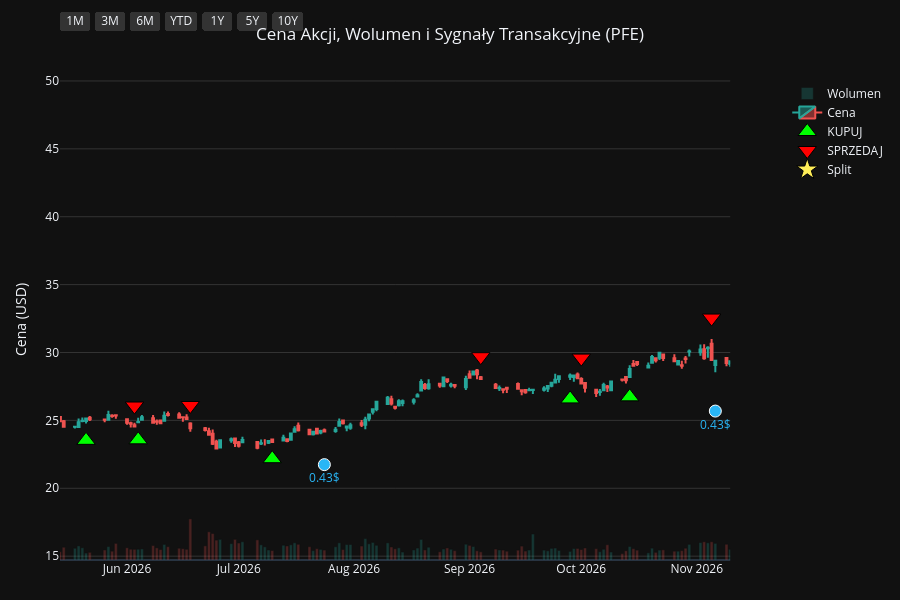
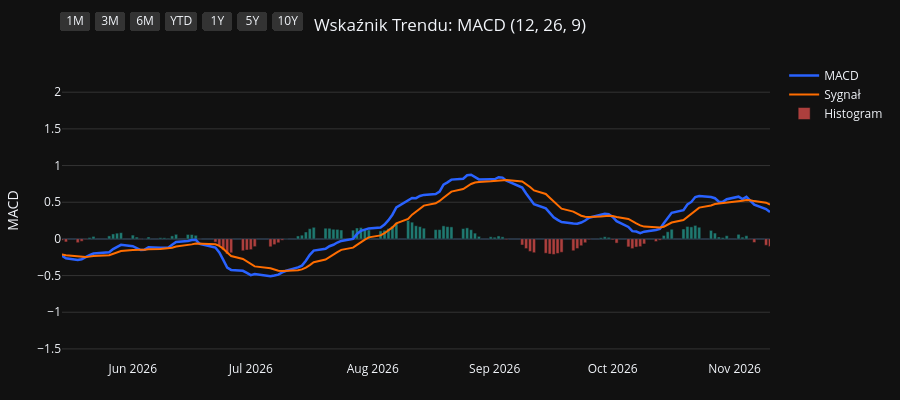
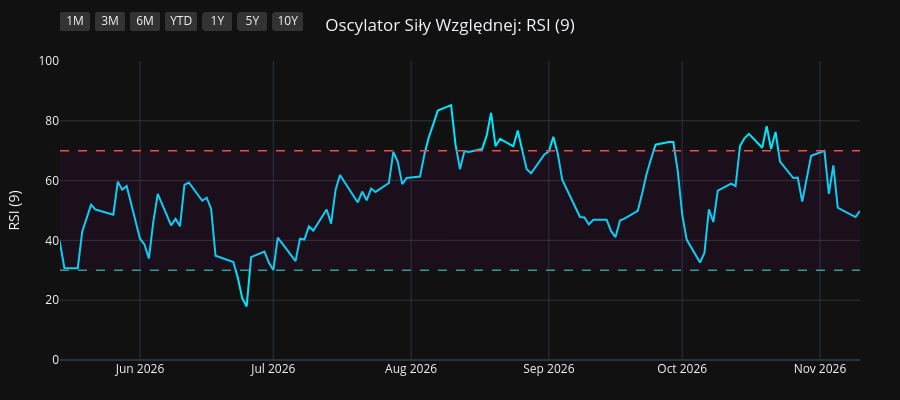
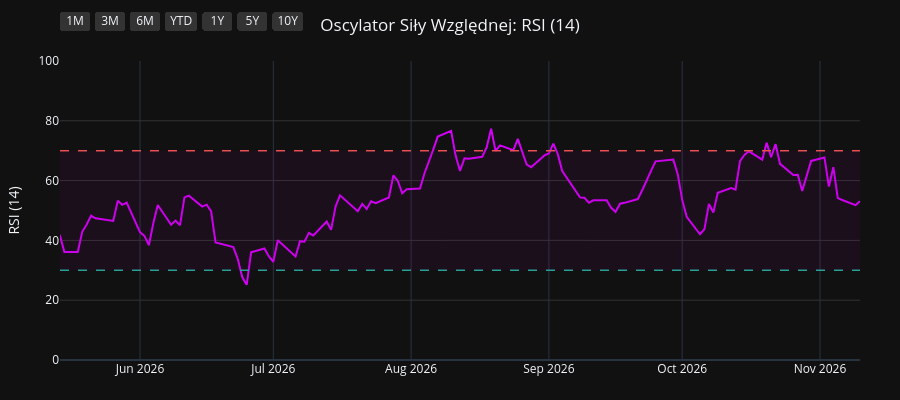

Here is the notebook cell these charts were saved with, in order:
### Code cell
import os
import yfinance as yf
import pandas as pd
import pandas_ta as ta
import plotly.graph_objects as go
from plotly.subplots import make_subplots

# 1. Pobranie i przygotowanie danych
symbol = os.environ.get("STOCK_TICKER", "").strip().upper()
if not symbol:
    raise RuntimeError("Set STOCK_TICKER before running price_extractor.ipynb")
df = yf.Ticker(symbol).history(period="10y")
df.index = df.index.tz_localize(None)

# Wskaźniki i sygnały
df.ta.macd(fast=12, slow=26, signal=9, append=True)
df.ta.rsi(length=9, append=True)
df.ta.rsi(length=14, append=True)
df.ta.rsi(length=21, append=True)
df.dropna(inplace=True)

macd = df['MACD_12_26_9']
signal = df['MACDs_12_26_9']
wczorajszy_macd = macd.shift(1)
wczorajszy_signal = signal.shift(1)

df['Decyzja'] = 'BRAK'
df.loc[(macd > signal) & (wczorajszy_macd <= wczorajszy_signal), 'Decyzja'] = 'KUPUJ'
df.loc[(macd < signal) & (wczorajszy_macd >= wczorajszy_signal), 'Decyzja'] = 'SPRZEDAJ'

df_kupuj = df[df['Decyzja'] == 'KUPUJ']
df_sprzedaj = df[df['Decyzja'] == 'SPRZEDAJ']
df_dywidendy = df[df['Dividends'] > 0]
df_splity = df[df['Stock Splits'] > 0]

# Wspólna konfiguracja osi X
konfiguracja_osi_x = dict(
    type="date",
    showspikes=True, spikemode="across", spikesnap="cursor", spikedash="dot", spikecolor="#ffffff", spikethickness=1, hoverformat="%Y-%m-%d",
    rangeselector=dict(
        buttons=list([
            dict(count=1, label="1M", step="month", stepmode="backward"),
            dict(count=3, label="3M", step="month", stepmode="backward"),
            dict(count=6, label="6M", step="month", stepmode="backward"),
            dict(count=1, label="YTD", step="year", stepmode="todate"),
            dict(count=1, label="1Y", step="year", stepmode="backward"),
            dict(count=5, label="5Y", step="year", stepmode="backward"),
            dict(step="all", label="10Y")
        ]),
        bgcolor="#333333", activecolor="#2962ff", x=0, y=1.1
    )
)

# ==========================================
# WYKRES 1: CENA + WOLUMEN + SYGNAŁY
# ==========================================
fig1 = make_subplots(specs=[[{"secondary_y": True}]])

kolory_wolumenu = ['#26a69a' if row['Close'] >= row['Open'] else '#ef5350' for index, row in df.iterrows()]
fig1.add_trace(go.Bar(x=df.index, y=df['Volume'], marker_color=kolory_wolumenu, opacity=0.25, name='Wolumen'), secondary_y=True)
fig1.add_trace(go.Candlestick(x=df.index, open=df['Open'], high=df['High'], low=df['Low'], close=df['Close'], name='Cena', increasing_line_color='#26a69a', decreasing_line_color='#ef5350'), secondary_y=False)
fig1.add_trace(go.Scatter(x=df_kupuj.index, y=df_kupuj['Low'] * 0.95, customdata=df_kupuj[['Low', 'High']], mode='markers', marker=dict(symbol='triangle-up', size=16, color='#00ff00', line=dict(width=1, color='black')), name='KUPUJ', hovertemplate='KUPUJ<br>Najniższa: %{customdata[0]:.2f}<br>Najwyższa: %{customdata[1]:.2f}<extra></extra>'), secondary_y=False)
fig1.add_trace(go.Scatter(x=df_sprzedaj.index, y=df_sprzedaj['High'] * 1.05, customdata=df_sprzedaj[['Low', 'High']], mode='markers', marker=dict(symbol='triangle-down', size=16, color='#ff0000', line=dict(width=1, color='black')), name='SPRZEDAJ', hovertemplate='SPRZEDAJ<br>Najniższa: %{customdata[0]:.2f}<br>Najwyższa: %{customdata[1]:.2f}<extra></extra>'), secondary_y=False)

if not df_dywidendy.empty:
    fig1.add_trace(go.Scatter(x=df_dywidendy.index, y=df_dywidendy['Low'] * 0.90, mode='markers+text', marker=dict(symbol='circle', size=12, color='#29b6f6', line=dict(width=1, color='white')), text=df_dywidendy['Dividends'].apply(lambda x: f"{x}$"), textposition="bottom center", name='Dywidenda', showlegend=False, hovertemplate='Dywidenda: %{text}<extra></extra>', textfont=dict(color="#29b6f6")), secondary_y=False)
if not df_splity.empty:
                    fig1.add_trace(go.Scatter(x=df_splity.index, y=df_splity['High'], mode='markers+text', marker=dict(symbol='star', size=16, color='#ffee58', line=dict(width=1, color='black')), text=df_splity['Stock Splits'].apply(lambda x: f"{x:g}:1" if x >= 1 else f"1:{1 / x:g}"), textposition="top center", name='Split', hovertemplate='%{text}<extra></extra>', textfont=dict(color="#ffee58")), secondary_y=False)

fig1.update_layout(title=dict(text=f"Cena Akcji, Wolumen i Sygnały Transakcyjne ({symbol})", x=0.5, xanchor='center'), dragmode='pan', xaxis_rangeslider_visible=False, template='plotly_dark', height=600, hovermode='x unified', margin=dict(l=60, r=40, t=60, b=40))
fig1.update_xaxes(**konfiguracja_osi_x)
fig1.update_xaxes(range=[df.index.max() - pd.Timedelta(days=180), df.index.max()])
fig1.update_yaxes(title_text="Cena (USD)", secondary_y=False, gridcolor='#333333')
fig1.update_yaxes(range=[0, df['Volume'].max() * 4], showgrid=False, showticklabels=False, secondary_y=True)
fig1.show(config={'scrollZoom': True})

# ==========================================
# WYKRES 2: WSKAŹNIK MACD
# ==========================================
fig2 = go.Figure()
fig2.add_trace(go.Scatter(x=df.index, y=df['MACD_12_26_9'], line=dict(color='#2962ff', width=2.5), name='MACD'))
fig2.add_trace(go.Scatter(x=df.index, y=df['MACDs_12_26_9'], line=dict(color='#ff6d00', width=2), name='Sygnał'))
kolory_macd = ['#26a69a' if val >= 0 else '#ef5350' for val in df['MACDh_12_26_9']]
fig2.add_trace(go.Bar(x=df.index, y=df['MACDh_12_26_9'], marker_color=kolory_macd, name='Histogram', opacity=0.7))
fig2.update_layout(title=dict(text="Wskaźnik Trendu: MACD (12, 26, 9)", x=0.5, xanchor='center'), dragmode='pan', xaxis_rangeslider_visible=False, template='plotly_dark', height=400, hovermode='x unified', margin=dict(l=60, r=40, t=60, b=40))
fig2.update_xaxes(**konfiguracja_osi_x)
fig2.update_xaxes(range=[df.index.max() - pd.Timedelta(days=180), df.index.max()])
fig2.update_yaxes(title_text="MACD", gridcolor='#333333')
fig2.show(config={'scrollZoom': True})

# ==========================================
# WYKRES 3: OSCYLATOR RSI (9)
# ==========================================
fig3 = go.Figure()
fig3.add_trace(go.Scatter(x=df.index, y=df['RSI_9'], line=dict(color='#00e5ff', width=2), name='RSI (9)'))
fig3.add_hline(y=70, line_dash="dash", line_color="#ef5350", line_width=1.5)
fig3.add_hline(y=30, line_dash="dash", line_color="#26a69a", line_width=1.5)
fig3.add_hrect(y0=30, y1=70, line_width=0, fillcolor="purple", opacity=0.1)
fig3.update_layout(title=dict(text="Oscylator Siły Względnej: RSI (9)", x=0.5, xanchor='center'), dragmode='pan', xaxis_rangeslider_visible=False, template='plotly_dark', height=400, hovermode='x unified', margin=dict(l=60, r=40, t=60, b=40))
fig3.update_xaxes(**konfiguracja_osi_x)
fig3.update_xaxes(range=[df.index.max() - pd.Timedelta(days=180), df.index.max()])
fig3.update_yaxes(title_text="RSI (9)", range=[0, 100], gridcolor='#333333')
fig3.show(config={'scrollZoom': True})

# ==========================================
# WYKRES 4: OSCYLATOR RSI (14)
# ==========================================
fig4 = go.Figure()
fig4.add_trace(go.Scatter(x=df.index, y=df['RSI_14'], line=dict(color='#d500f9', width=2), name='RSI (14)'))
fig4.add_hline(y=70, line_dash="dash", line_color="#ef5350", line_width=1.5)
fig4.add_hline(y=30, line_dash="dash", line_color="#26a69a", line_width=1.5)
fig4.add_hrect(y0=30, y1=70, line_width=0, fillcolor="purple", opacity=0.1)
fig4.update_layout(title=dict(text="Oscylator Siły Względnej: RSI (14)", x=0.5, xanchor='center'), dragmode='pan', xaxis_rangeslider_visible=False, template='plotly_dark', height=400, hovermode='x unified', margin=dict(l=60, r=40, t=60, b=40))
fig4.update_xaxes(**konfiguracja_osi_x)
fig4.update_xaxes(range=[df.index.max() - pd.Timedelta(days=180), df.index.max()])
fig4.update_yaxes(title_text="RSI (14)", range=[0, 100], gridcolor='#333333')
fig4.show(config={'scrollZoom': True})

# ==========================================
# WYKRES 5: OSCYLATOR RSI (21)
# ==========================================
fig5 = go.Figure()
fig5.add_trace(go.Scatter(x=df.index, y=df['RSI_21'], line=dict(color='#64dd17', width=2), name='RSI (21)'))
fig5.add_hline(y=70, line_dash="dash", line_color="#ef5350", line_width=1.5)
fig5.add_hline(y=30, line_dash="dash", line_color="#26a69a", line_width=1.5)
fig5.add_hrect(y0=30, y1=70, line_width=0, fillcolor="purple", opacity=0.1)
fig5.update_layout(title=dict(text="Oscylator Siły Względnej: RSI (21)", x=0.5, xanchor='center'), dragmode='pan', xaxis_rangeslider_visible=False, template='plotly_dark', height=400, hovermode='x unified', margin=dict(l=60, r=40, t=60, b=40))
fig5.update_xaxes(**konfiguracja_osi_x)
fig5.update_xaxes(range=[df.index.max() - pd.Timedelta(days=180), df.index.max()])
fig5.update_yaxes(title_text="RSI (21)", range=[0, 100], gridcolor='#333333')
fig5.show(config={'scrollZoom': True})

### Figure 1 — Plotly figure (JSON) as saved in the notebook; plotly's stock layout.template omitted (floating-point values rounded to 4 significant figures; data arrays with more than 128 entries replaced by an {"elided": "..."} marker saying what was removed)
{"data": [{"marker": {"color": {"elided": "2479 str values"}}, "name": "Wolumen", "opacity": 0.25, "type": "bar", "x": {"elided": "2479 str values"}, "xaxis": "x", "y": {"elided": "2479 int values"}, "yaxis": "y2"}, {"close": {"elided": "2479 float values"}, "decreasing": {"line": {"color": "#ef5350"}}, "high": {"elided": "2479 float values"}, "increasing": {"line": {"color": "#26a69a"}}, "low": {"elided": "2479 float values"}, "name": "Cena", "open": {"elided": "2479 float values"}, "type": "candlestick", "x": {"elided": "2479 str values"}, "xaxis": "x", "yaxis": "y"}, {"customdata": {"elided": "92x2 float values"}, "hovertemplate": "KUPUJ<br>Najniższa: %{customdata[0]:.2f}<br>Najwyższa: %{customdata[1]:.2f}<extra></extra>", "marker": {"color": "#00ff00", "line": {"color": "black", "width": 1}, "size": 16, "symbol": "triangle-up"}, "mode": "markers", "name": "KUPUJ", "type": "scatter", "x": ["2017-01-04T00:00:00", "2017-02-03T00:00:00", "2017-05-31T00:00:00", "2017-06-09T00:00:00", "2017-08-03T00:00:00", "2017-08-25T00:00:00", "2017-11-16T00:00:00", "2017-12-11T00:00:00", "2018-01-05T00:00:00", "2018-01-17T00:00:00", "2018-02-20T00:00:00", "2018-04-05T00:00:00", "2018-04-10T00:00:00", "2018-05-14T00:00:00", "2018-07-05T00:00:00", "2018-07-24T00:00:00", "2018-09-18T00:00:00", "2018-10-03T00:00:00", "2018-11-08T00:00:00", "2018-11-19T00:00:00", "2018-11-27T00:00:00", "2019-01-02T00:00:00", "2019-01-04T00:00:00", "2019-01-31T00:00:00", "2019-03-21T00:00:00", "2019-05-02T00:00:00", "2019-07-02T00:00:00", "2019-08-22T00:00:00", "2019-09-27T00:00:00", "2019-10-10T00:00:00", "2019-11-22T00:00:00", "2019-12-16T00:00:00", "2020-01-14T00:00:00", "2020-03-04T00:00:00", "2020-03-27T00:00:00", "2020-07-01T00:00:00", "2020-09-30T00:00:00", "2020-11-09T00:00:00", "2021-01-25T00:00:00", "2021-03-03T00:00:00", "2021-04-09T00:00:00", "2021-05-03T00:00:00", "2021-05-13T00:00:00", "2021-06-10T00:00:00", "2021-07-02T00:00:00", "2021-07-09T00:00:00", "2021-10-19T00:00:00", "2021-12-15T00:00:00", "2022-03-04T00:00:00", "2022-04-07T00:00:00", "2022-05-11T00:00:00", "2022-06-27T00:00:00", "2022-09-09T00:00:00", "2022-10-03T00:00:00", "2022-10-14T00:00:00", "2022-12-08T00:00:00", "2023-02-03T00:00:00", "2023-03-14T00:00:00", "2023-05-22T00:00:00", "2023-07-18T00:00:00", "2023-08-09T00:00:00", "2023-10-02T00:00:00", "2023-11-03T00:00:00", "2023-11-15T00:00:00", "2023-12-21T00:00:00", "2024-02-08T00:00:00", "2024-03-08T00:00:00", "2024-04-24T00:00:00", "2024-05-01T00:00:00", "2024-06-05T00:00:00", "2024-07-08T00:00:00", "2024-07-10T00:00:00", "2024-09-09T00:00:00", "2024-10-09T00:00:00", "2024-11-26T00:00:00", "2025-01-27T00:00:00", "2025-02-21T00:00:00", "2025-03-07T00:00:00", "2025-03-20T00:00:00", "2025-04-23T00:00:00", "2025-07-01T00:00:00", "2025-08-11T00:00:00", "2025-09-30T00:00:00", "2025-11-06T00:00:00", "2026-01-08T00:00:00", "2026-03-26T00:00:00", "2026-03-30T00:00:00", "2026-05-21T00:00:00", "2026-06-04T00:00:00", "2026-07-10T00:00:00", "2026-09-28T00:00:00", "2026-10-14T00:00:00"], "xaxis": "x", "y": [18.81, 18.37, 18.67, 18.44, 19.28, 19.49, 20.87, 21.13, 21.67, 21.77, 21.44, 21.23, 21.34, 21.41, 22.03, 22.49, 26.06, 26.94, 26.65, 26.68, 26.35, 26.15, 25.91, 25.58, 25.9, 25.1, 27.24, 21.92, 22.5, 22.42, 23.97, 24.59, 24.99, 22.45, 19.7, 21.88, 23.75, 25.4, 25.34, 23.58, 25.32, 27.48, 28.13, 28.41, 28.05, 28.1, 29.85, 40.52, 34.63, 38.35, 35.82, 37.75, 34.95, 32.28, 31.44, 37.44, 33.15, 29.85, 28.06, 27.4, 27.42, 25.29, 23.81, 22.86, 21.74, 21.77, 21.33, 20.68, 20.67, 23.52, 22.4, 22.41, 23.26, 23.79, 21.26, 22.1, 21.82, 22.1, 21.96, 18.77, 20.87, 21.46, 20.83, 21.47, 22.37, 24.66, 24.58, 23.53, 23.57, 22.18, 26.58, 26.73], "yaxis": "y"}, {"customdata": {"elided": "92x2 float values"}, "hovertemplate": "SPRZEDAJ<br>Najniższa: %{customdata[0]:.2f}<br>Najwyższa: %{customdata[1]:.2f}<extra></extra>", "marker": {"color": "#ff0000", "line": {"color": "black", "width": 1}, "size": 16, "symbol": "triangle-down"}, "mode": "markers", "name": "SPRZEDAJ", "type": "scatter", "x": ["2017-01-12T00:00:00", "2017-03-08T00:00:00", "2017-06-08T00:00:00", "2017-07-06T00:00:00", "2017-08-17T00:00:00", "2017-09-27T00:00:00", "2017-12-07T00:00:00", "2017-12-22T00:00:00", "2018-01-08T00:00:00", "2018-02-02T00:00:00", "2018-03-21T00:00:00", "2018-04-06T00:00:00", "2018-05-01T00:00:00", "2018-06-14T00:00:00", "2018-07-23T00:00:00", "2018-08-27T00:00:00", "2018-10-02T00:00:00", "2018-10-10T00:00:00", "2018-11-15T00:00:00", "2018-11-21T00:00:00", "2018-12-11T00:00:00", "2019-01-03T00:00:00", "2019-01-16T00:00:00", "2019-03-06T00:00:00", "2019-04-12T00:00:00", "2019-06-26T00:00:00", "2019-07-08T00:00:00", "2019-09-26T00:00:00", "2019-09-30T00:00:00", "2019-11-08T00:00:00", "2019-12-05T00:00:00", "2019-12-30T00:00:00", "2020-01-27T00:00:00", "2020-03-11T00:00:00", "2020-05-07T00:00:00", "2020-08-10T00:00:00", "2020-10-28T00:00:00", "2020-12-15T00:00:00", "2021-01-28T00:00:00", "2021-04-08T00:00:00", "2021-04-30T00:00:00", "2021-05-12T00:00:00", "2021-05-14T00:00:00", "2021-06-16T00:00:00", "2021-07-06T00:00:00", "2021-08-25T00:00:00", "2021-12-06T00:00:00", "2021-12-28T00:00:00", "2022-04-01T00:00:00", "2022-04-14T00:00:00", "2022-06-09T00:00:00", "2022-07-18T00:00:00", "2022-09-20T00:00:00", "2022-10-07T00:00:00", "2022-12-07T00:00:00", "2022-12-19T00:00:00", "2023-02-24T00:00:00", "2023-04-19T00:00:00", "2023-06-23T00:00:00", "2023-08-02T00:00:00", "2023-08-31T00:00:00", "2023-10-18T00:00:00", "2023-11-13T00:00:00", "2023-12-05T00:00:00", "2024-01-17T00:00:00", "2024-02-28T00:00:00", "2024-04-02T00:00:00", "2024-04-25T00:00:00", "2024-05-29T00:00:00", "2024-06-06T00:00:00", "2024-07-09T00:00:00", "2024-08-06T00:00:00", "2024-09-25T00:00:00", "2024-10-21T00:00:00", "2025-01-15T00:00:00", "2025-02-04T00:00:00", "2025-03-05T00:00:00", "2025-03-12T00:00:00", "2025-03-25T00:00:00", "2025-06-23T00:00:00", "2025-07-15T00:00:00", "2025-08-28T00:00:00", "2025-10-13T00:00:00", "2025-12-17T00:00:00", "2026-02-19T00:00:00", "2026-03-27T00:00:00", "2026-04-08T00:00:00", "2026-06-03T00:00:00", "2026-06-18T00:00:00", "2026-09-04T00:00:00", "2026-10-01T00:00:00", "2026-11-05T00:00:00"], "xaxis": "x", "y": [20.54, 21.69, 20.61, 21.62, 21.69, 23.04, 23.32, 23.8, 24.08, 24.6, 24.26, 23.69, 23.81, 24.27, 25.01, 28.66, 29.85, 30.75, 29.41, 29.48, 30.17, 29.37, 29.0, 29.31, 28.95, 30.21, 30.26, 25.23, 25.28, 26.12, 26.97, 27.71, 28.42, 24.06, 27.6, 28.0, 26.89, 30.21, 28.32, 28.18, 30.32, 31.42, 31.74, 31.36, 31.21, 38.35, 43.18, 47.64, 42.11, 43.52, 43.67, 42.3, 37.13, 35.31, 42.32, 42.86, 35.11, 33.86, 32.8, 30.63, 30.71, 27.89, 25.39, 25.6, 24.67, 23.91, 24.36, 23.2, 25.1, 26.32, 24.9, 27.15, 26.85, 26.4, 24.46, 25.11, 24.42, 24.23, 24.44, 22.9, 24.18, 24.24, 24.13, 25.08, 27.42, 27.79, 27.51, 26.06, 26.1, 29.69, 29.59, 32.54], "yaxis": "y"}, {"hovertemplate": "Dywidenda: %{text}<extra></extra>", "marker": {"color": "#29b6f6", "line": {"color": "white", "width": 1}, "size": 12, "symbol": "circle"}, "mode": "markers+text", "name": "Dywidenda", "showlegend": false, "text": ["0.303605$", "0.303605$", "0.303605$", "0.303605$", "0.322581$", "0.322581$", "0.322581$", "0.322581$", "0.341556$", "0.341556$", "0.341556$", "0.341556$", "0.360531$", "0.360531$", "0.360531$", "0.360531$", "0.39$", "0.39$", "0.39$", "0.39$", "0.4$", "0.4$", "0.4$", "0.4$", "0.41$", "0.41$", "0.41$", "0.41$", "0.42$", "0.42$", "0.42$", "0.42$", "0.43$", "0.43$", "0.43$", "0.43$", "0.43$", "0.43$", "0.43$", "0.43$"], "textfont": {"color": "#29b6f6"}, "textposition": "bottom center", "type": "scatter", "x": ["2017-02-01T00:00:00", "2017-05-10T00:00:00", "2017-08-02T00:00:00", "2017-11-09T00:00:00", "2018-02-01T00:00:00", "2018-05-10T00:00:00", "2018-08-02T00:00:00", "2018-11-08T00:00:00", "2019-01-31T00:00:00", "2019-05-09T00:00:00", "2019-08-01T00:00:00", "2019-11-07T00:00:00", "2020-01-30T00:00:00", "2020-05-07T00:00:00", "2020-07-30T00:00:00", "2020-11-05T00:00:00", "2021-01-28T00:00:00", "2021-05-06T00:00:00", "2021-07-29T00:00:00", "2021-11-04T00:00:00", "2022-01-27T00:00:00", "2022-05-12T00:00:00", "2022-07-28T00:00:00", "2022-11-03T00:00:00", "2023-01-26T00:00:00", "2023-05-11T00:00:00", "2023-07-27T00:00:00", "2023-11-09T00:00:00", "2024-01-25T00:00:00", "2024-05-09T00:00:00", "2024-07-26T00:00:00", "2024-11-08T00:00:00", "2025-01-24T00:00:00", "2025-05-09T00:00:00", "2025-07-25T00:00:00", "2025-11-07T00:00:00", "2026-01-23T00:00:00", "2026-05-08T00:00:00", "2026-07-24T00:00:00", "2026-11-06T00:00:00"], "xaxis": "x", "y": [17.04, 18.11, 18.17, 19.54, 20.72, 19.94, 22.79, 25.25, 24.23, 23.78, 22.48, 22.22, 22.33, 22.68, 23.71, 22.82, 23.95, 25.61, 29.02, 29.75, 36.68, 33.99, 34.52, 32.73, 31.21, 26.92, 26.46, 21.96, 20.65, 20.87, 23.24, 21.01, 20.76, 18.14, 20.41, 20.34, 21.88, 22.32, 21.74, 25.69], "yaxis": "y"}, {"hovertemplate": "%{text}<extra></extra>", "marker": {"color": "#ffee58", "line": {"color": "black", "width": 1}, "size": 16, "symbol": "star"}, "mode": "markers+text", "name": "Split", "text": ["1.054:1"], "textfont": {"color": "#ffee58"}, "textposition": "top center", "type": "scatter", "x": ["2020-11-17T00:00:00"], "xaxis": "x", "y": [26.8], "yaxis": "y"}], "layout": {"dragmode": "pan", "height": 600, "hovermode": "x unified", "margin": {"b": 40, "l": 60, "r": 40, "t": 60}, "title": {"text": "Cena Akcji, Wolumen i Sygnały Transakcyjne (PFE)", "x": 0.5, "xanchor": "center"}, "xaxis": {"anchor": "y", "domain": [0.0, 0.94], "hoverformat": "%Y-%m-%d", "range": ["2026-05-14T00:00:00", "2026-11-10T00:00:00"], "rangeselector": {"activecolor": "#2962ff", "bgcolor": "#333333", "buttons": [{"count": 1, "label": "1M", "step": "month", "stepmode": "backward"}, {"count": 3, "label": "3M", "step": "month", "stepmode": "backward"}, {"count": 6, "label": "6M", "step": "month", "stepmode": "backward"}, {"count": 1, "label": "YTD", "step": "year", "stepmode": "todate"}, {"count": 1, "label": "1Y", "step": "year", "stepmode": "backward"}, {"count": 5, "label": "5Y", "step": "year", "stepmode": "backward"}, {"label": "10Y", "step": "all"}], "x": 0, "y": 1.1}, "rangeslider": {"visible": false}, "showspikes": true, "spikecolor": "#ffffff", "spikedash": "dot", "spikemode": "across", "spikesnap": "cursor", "spikethickness": 1, "type": "date"}, "yaxis": {"anchor": "x", "domain": [0.0, 1.0], "gridcolor": "#333333", "title": {"text": "Cena (USD)"}}, "yaxis2": {"anchor": "x", "overlaying": "y", "range": [0, 1399986000], "showgrid": false, "showticklabels": false, "side": "right"}}}

### Figure 2 — Plotly figure (JSON) as saved in the notebook; plotly's stock layout.template omitted (floating-point values rounded to 4 significant figures; data arrays with more than 128 entries replaced by an {"elided": "..."} marker saying what was removed)
{"data": [{"line": {"color": "#2962ff", "width": 2.5}, "name": "MACD", "type": "scatter", "x": {"elided": "2479 str values"}, "y": {"elided": "2479 float values"}}, {"line": {"color": "#ff6d00", "width": 2}, "name": "Sygnał", "type": "scatter", "x": {"elided": "2479 str values"}, "y": {"elided": "2479 float values"}}, {"marker": {"color": {"elided": "2479 str values"}}, "name": "Histogram", "opacity": 0.7, "type": "bar", "x": {"elided": "2479 str values"}, "y": {"elided": "2479 float values"}}], "layout": {"dragmode": "pan", "height": 400, "hovermode": "x unified", "margin": {"b": 40, "l": 60, "r": 40, "t": 60}, "title": {"text": "Wskaźnik Trendu: MACD (12, 26, 9)", "x": 0.5, "xanchor": "center"}, "xaxis": {"hoverformat": "%Y-%m-%d", "range": ["2026-05-14T00:00:00", "2026-11-10T00:00:00"], "rangeselector": {"activecolor": "#2962ff", "bgcolor": "#333333", "buttons": [{"count": 1, "label": "1M", "step": "month", "stepmode": "backward"}, {"count": 3, "label": "3M", "step": "month", "stepmode": "backward"}, {"count": 6, "label": "6M", "step": "month", "stepmode": "backward"}, {"count": 1, "label": "YTD", "step": "year", "stepmode": "todate"}, {"count": 1, "label": "1Y", "step": "year", "stepmode": "backward"}, {"count": 5, "label": "5Y", "step": "year", "stepmode": "backward"}, {"label": "10Y", "step": "all"}], "x": 0, "y": 1.1}, "rangeslider": {"visible": false}, "showspikes": true, "spikecolor": "#ffffff", "spikedash": "dot", "spikemode": "across", "spikesnap": "cursor", "spikethickness": 1, "type": "date"}, "yaxis": {"gridcolor": "#333333", "title": {"text": "MACD"}}}}

### Figure 3 — Plotly figure (JSON) as saved in the notebook; plotly's stock layout.template omitted (floating-point values rounded to 4 significant figures; data arrays with more than 128 entries replaced by an {"elided": "..."} marker saying what was removed)
{"data": [{"line": {"color": "#00e5ff", "width": 2}, "name": "RSI (9)", "type": "scatter", "x": {"elided": "2479 str values"}, "y": {"elided": "2479 float values"}}], "layout": {"dragmode": "pan", "height": 400, "hovermode": "x unified", "margin": {"b": 40, "l": 60, "r": 40, "t": 60}, "shapes": [{"line": {"color": "#ef5350", "dash": "dash", "width": 1.5}, "type": "line", "x0": 0, "x1": 1, "xref": "x domain", "y0": 70, "y1": 70, "yref": "y"}, {"line": {"color": "#26a69a", "dash": "dash", "width": 1.5}, "type": "line", "x0": 0, "x1": 1, "xref": "x domain", "y0": 30, "y1": 30, "yref": "y"}, {"fillcolor": "purple", "line": {"width": 0}, "opacity": 0.1, "type": "rect", "x0": 0, "x1": 1, "xref": "x domain", "y0": 30, "y1": 70, "yref": "y"}], "title": {"text": "Oscylator Siły Względnej: RSI (9)", "x": 0.5, "xanchor": "center"}, "xaxis": {"hoverformat": "%Y-%m-%d", "range": ["2026-05-14T00:00:00", "2026-11-10T00:00:00"], "rangeselector": {"activecolor": "#2962ff", "bgcolor": "#333333", "buttons": [{"count": 1, "label": "1M", "step": "month", "stepmode": "backward"}, {"count": 3, "label": "3M", "step": "month", "stepmode": "backward"}, {"count": 6, "label": "6M", "step": "month", "stepmode": "backward"}, {"count": 1, "label": "YTD", "step": "year", "stepmode": "todate"}, {"count": 1, "label": "1Y", "step": "year", "stepmode": "backward"}, {"count": 5, "label": "5Y", "step": "year", "stepmode": "backward"}, {"label": "10Y", "step": "all"}], "x": 0, "y": 1.1}, "rangeslider": {"visible": false}, "showspikes": true, "spikecolor": "#ffffff", "spikedash": "dot", "spikemode": "across", "spikesnap": "cursor", "spikethickness": 1, "type": "date"}, "yaxis": {"gridcolor": "#333333", "range": [0, 100], "title": {"text": "RSI (9)"}}}}

### Figure 4 — Plotly figure (JSON) as saved in the notebook; plotly's stock layout.template omitted (floating-point values rounded to 4 significant figures; data arrays with more than 128 entries replaced by an {"elided": "..."} marker saying what was removed)
{"data": [{"line": {"color": "#d500f9", "width": 2}, "name": "RSI (14)", "type": "scatter", "x": {"elided": "2479 str values"}, "y": {"elided": "2479 float values"}}], "layout": {"dragmode": "pan", "height": 400, "hovermode": "x unified", "margin": {"b": 40, "l": 60, "r": 40, "t": 60}, "shapes": [{"line": {"color": "#ef5350", "dash": "dash", "width": 1.5}, "type": "line", "x0": 0, "x1": 1, "xref": "x domain", "y0": 70, "y1": 70, "yref": "y"}, {"line": {"color": "#26a69a", "dash": "dash", "width": 1.5}, "type": "line", "x0": 0, "x1": 1, "xref": "x domain", "y0": 30, "y1": 30, "yref": "y"}, {"fillcolor": "purple", "line": {"width": 0}, "opacity": 0.1, "type": "rect", "x0": 0, "x1": 1, "xref": "x domain", "y0": 30, "y1": 70, "yref": "y"}], "title": {"text": "Oscylator Siły Względnej: RSI (14)", "x": 0.5, "xanchor": "center"}, "xaxis": {"hoverformat": "%Y-%m-%d", "range": ["2026-05-14T00:00:00", "2026-11-10T00:00:00"], "rangeselector": {"activecolor": "#2962ff", "bgcolor": "#333333", "buttons": [{"count": 1, "label": "1M", "step": "month", "stepmode": "backward"}, {"count": 3, "label": "3M", "step": "month", "stepmode": "backward"}, {"count": 6, "label": "6M", "step": "month", "stepmode": "backward"}, {"count": 1, "label": "YTD", "step": "year", "stepmode": "todate"}, {"count": 1, "label": "1Y", "step": "year", "stepmode": "backward"}, {"count": 5, "label": "5Y", "step": "year", "stepmode": "backward"}, {"label": "10Y", "step": "all"}], "x": 0, "y": 1.1}, "rangeslider": {"visible": false}, "showspikes": true, "spikecolor": "#ffffff", "spikedash": "dot", "spikemode": "across", "spikesnap": "cursor", "spikethickness": 1, "type": "date"}, "yaxis": {"gridcolor": "#333333", "range": [0, 100], "title": {"text": "RSI (14)"}}}}
